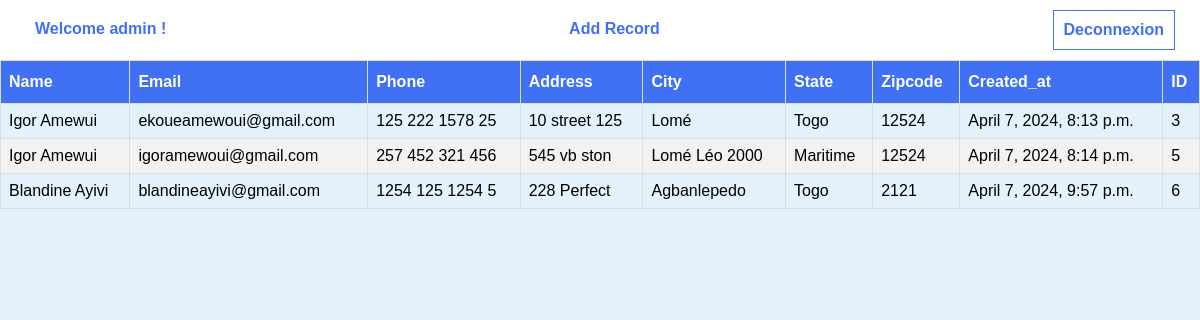
The app's page / (signed in) with its own data.
### BlogApp/models.py (models this page shows, shortened)
class Record(models.Model):
	created_at = models.DateTimeField(auto_now_add=True)
	first_name = models.CharField(max_length=50)
	last_name =  models.CharField(max_length=50)
	email =  models.CharField(max_length=100)
	phone = models.CharField(max_length=15)
	address =  models.CharField(max_length=100)
	city =  models.CharField(max_length=50)
	state =  models.CharField(max_length=50)
	zipcode =  models.CharField(max_length=20)

### BlogApp/views.py (the view)
# urls.py: path('', views.home, name='home'),
def home(request):
    records = Record.objects.all()
    if request.method == "POST":
        username = request.POST["username"]
        password = request.POST["password"]
        user = authenticate(request, username=username, password=password)
        if user is not None:
            login(request, user)
            messages.success(request, "You Have Been Logged In!" + username)
            return redirect("BlogApp:home")
        else:
            messages.success(
                request, "There Was An Error Logging In, Please Try again..."
            )
            return redirect("BlogApp:home")
    else:
        return render(request, "home.html", {'records':records})

### BlogApp/templates/home.html (shortened to what this page needs)
{% extends 'base.html' %}
{% block content %}
{% if user.is_authenticated %}
{% include 'navbar.html' %}
<table>
  <thead>
    <tr>
      <th scope="col">Name</th>
      <th scope="col">Email</th>
      <th scope="col">Phone</th>
      <th scope="col">Address</th>
      <th scope="col">City</th>
      <th scope="col">State</th>
      <th scope="col">Zipcode</th>
      <th scope="col">Created_at</th>
      <th scope="col">ID</th>
    </tr>
  </thead>
  <tbody>
  {% if records %}
      {% for record in records %}
        <tr>
          <td><a href="{% url 'BlogApp:record' record.id %}">{{ record.first_name }} {{ record.last_name }}</a></td>
          <td><a href="{% url 'BlogApp:record' record.id %}">{{ record.email }}</a></td>
          <td><a href="{% url 'BlogApp:record' record.id %}">{{ record.phone }}</a></td>
          <td><a href="{% url 'BlogApp:record' record.id %}">{{ record.address }}</a></td>
          <td><a href="{% url 'BlogApp:record' record.id %}">{{ record.city }}</a></td>
          <td><a href="{% url 'BlogApp:record' record.id %}">{{ record.state }}</a></td>
          <td><a href="{% url 'BlogApp:record' record.id %}">{{ record.zipcode }}</a></td>
          <td><a href="{% url 'BlogApp:record' record.id %}">{{ record.created_at }}</a></td>
          <td><a href="{% url 'BlogApp:record' record.id %}">{{ record.id }}</a></td>
        </tr>
      {% endfor %}
{% endif %}
</table>
{% endif %}
{% endblock %}

### BlogApp/templates/base.html (shortened to what this page needs)
<!DOCTYPE html>
<html lang="en">
<head>
</head>
<body>
    {% block content %}
    {% endblock %}
</body>
</html>

### BlogApp/templates/navbar.html (shortened to what this page needs)
<header class="topbar">
    {% if user.is_authenticated %}
    <div class="logo">Welcome
        {{ user }} !
    </div>
    <nav>
        <ul>
            <li><a href="{% url 'BlogApp:add_record' %}">Add Record</a></li>
        </ul>
    </nav>
    <a href="{% url 'BlogApp:logout'%}" class="btn">Deconnexion</a>
    {% endif %}
</header>

### BlogApp/templates/navbar.html (style rules this page uses)
.topbar { display: flex; top: 0; left: 0; width: 100%; justify-content: space-between; padding: 10px 25px; background-color: #fff; color: #4070f4; box-shadow: 10px 10px 10px 1px rgba(160, 146, 146, 0.384); }
.topbar .logo { padding: 10px; font-weight: bold; }
.topbar nav { display: flex; justify-content: space-between; padding: 10px; }
.topbar nav ul { display: flex; list-style: none; }
.topbar nav ul li { padding: 0 10px; justify-content: center; font-weight: bold; }
.topbar nav ul li a { text-decoration: none; color: #4070f4; }
.topbar .btn { padding: 10px; text-decoration: none; border: 1.5px solid; border-color: #4070f4; color: #4070f4; font-weight: bold; background-color: #fff; cursor: default; }

### BlogApp/templates/home.html (style rules this page uses)
* { margin: 0; padding: 0; font-family: sans-serif; box-sizing: border-box; }
body { background: #e3f2fd; }
table { width: 100%; font-family: Arial, Helvetica, sans-serif; border-collapse: collapse; }
table, td, th { border: 1px solid #ddd; padding: 8px; }
td { cursor: pointer; }
table tr:nth-child(even) { background-color: #f2f2f2; }
table th { padding-top: 12px; padding-bottom: 12px; text-align: left; background-color: #4070f4; color: white; }
a { text-decoration: none; color: #000; }

### records on screen
Record: first_name "Igor", last_name "Amewui", email "ekoueamewoui@gmail.com", phone "125 222 1578 25", address "10 street 125", city "Lomé", state "Togo", zipcode "12524", created_at "April 7, 2024, 8:13 p.m.", id "3"
Record: first_name "Igor", last_name "Amewui", email "igoramewoui@gmail.com", phone "257 452 321 456", address "545 vb ston", city "Lomé Léo 2000", state "Maritime", zipcode "12524", created_at "April 7, 2024, 8:14 p.m.", id "5"
Record: first_name "Blandine", last_name "Ayivi", email "blandineayivi@gmail.com", phone "1254 125 1254 5", address "228 Perfect", city "Agbanlepedo", state "Togo", zipcode "2121", created_at "April 7, 2024, 9:57 p.m.", id "6"

### other values on screen
{{ user }} "admin"
